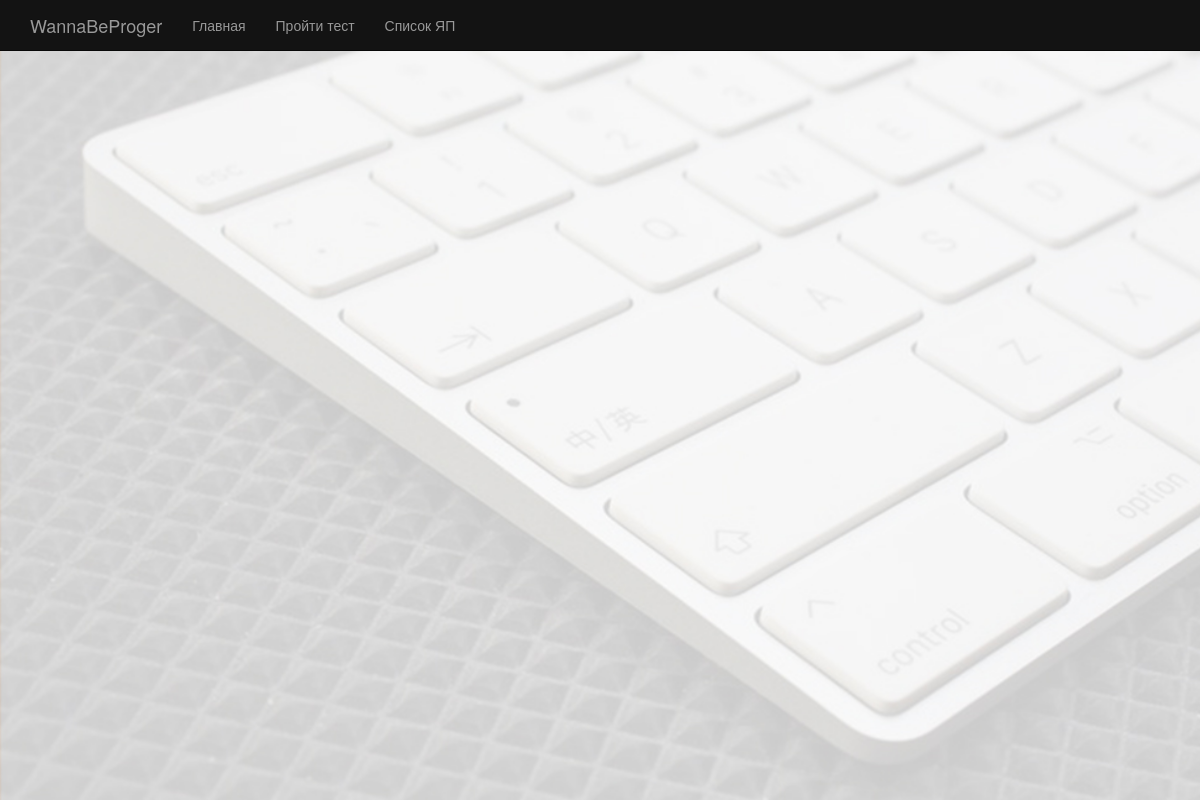
The app's page /pools/, older data.
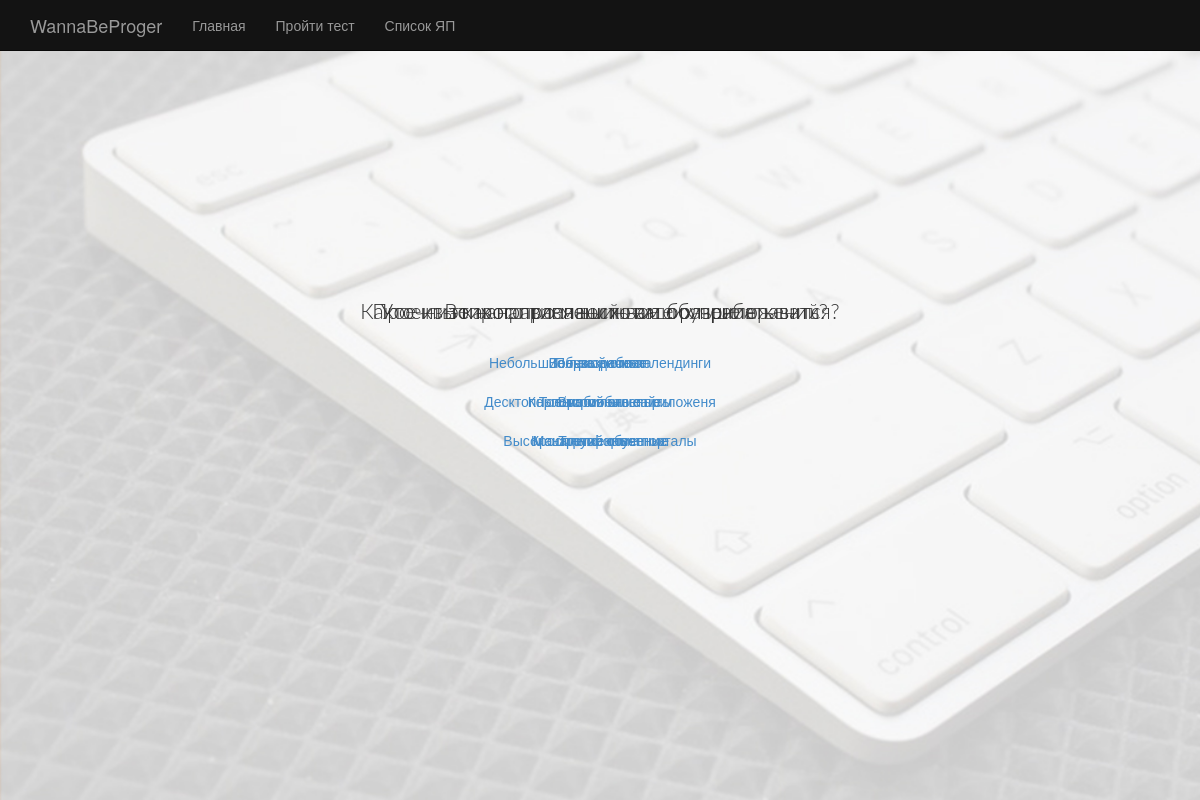
The same page, newer data.
### my_wbp/apps/main/models.py (models this page shows)
class Question(models.Model):
    level = models.IntegerField()
    id = models.IntegerField(primary_key=True)
    ask = models.TextField()
    answer1 = models.CharField(max_length=30)
    answer2 = models.CharField(max_length=30)
    answer3 = models.CharField(max_length=30)

### my_wbp/apps/main/views.py (the view)
# urls.py: path('pools/', views.pools, name='pools'),
def pools(request):
    quest = Question.objects.all()
    context = {
        'Quests' : quest
    }
    return render(request, "pools.html",context)

### my_wbp/apps/main/templates/pools.html (shortened to what this page needs)
{% load staticfiles %}
<!DOCTYPE html>
<html lang="ru"><head><meta http-equiv="Content-Type" content="text/html; charset=UTF-8">
    <link rel="stylesheet" href="{% static "wbp_app/css/bootstrap.css" %}">
    <link rel="stylesheet" href="{% static "wbp_app/css/bootstrap-theme.css" %}">
    <link rel="stylesheet" href="{% static "wbp_app/css/bootstrap.min.css" %}">
    <link rel="stylesheet" href="{% static "wbp_app/style.css" %}">
  </head>
<body>
{% include "navbar.html" %}
<div class="background">
    <div class="container">
        <div class="row">>
            <div class="col-lg-6 col-md-4 col-sm-6 col-xs-8">
                {% for quest in Quests %}
                <div class="question_form">
                    <p class="lead">{{ quest.ask }}</p>
                        <div>
                            <button class="btn btn-link btn-block">{{ quest.answer1 }}</button>
                            <button class="btn btn-link btn-block">{{ quest.answer2 }}</button>
                            <button class="btn btn-link btn-block">{{ quest.answer3 }}</button>
                        </div>
                </div>
                {% endfor %}
         </div>
        </div>
    </div>
</div>
</body>
</html>

### my_wbp/apps/main/templates/navbar.html (shortened to what this page needs)
    <div class="navbar navbar-inverse navbar-fixed-top" role="navigation">
        <div class="container">
            <div class="navbar-header">
                <a class="navbar-brand" href="#">WannaBeProger</a>
            </div>
            <div class="collapse navbar-collapse">
                 <ul class="nav navbar-nav ">
                      <li><a href="/">Главная</a></li>
                      <li><a href="/pools">Пройти тест</a></li>
                      <li><a href="#contact">Список ЯП</a></li>
                 </ul>
            </div>
        </div>
    </div>

### static/wbp_app/style.css (style rules this page uses)
p { font-family: 'Lato', sans-serif; }
html, body { height: 100% }
.background { background-image: url("background.jpg"); height: 100%; width: auto; background-repeat: no-repeat; background-size: cover; background- }
h1, .lead { text-align: center; }
* { box-sizing: border-box; }
.question_form { position: fixed; top: 0; left: 0; width: 100%; height: 100%; margin-top: 37vh }

Row changes from the older to the newer data that the page shows:
added Question: ask "Какое из этих направлений вам больше нравится?", answer1 "Веб-разработка", answer2 "Десктопные/мобильные приложеня", answer3 "Машинное обучение"
added Question: ask "Проекты какого типа вы хотите разрабатывать?", answer1 "Небольшие лаконичные лендинги", answer2 "Корпоративные сайты", answer3 "Высоконагруженные порталы"
added Question: ask "Уточните направленность ваших приложений", answer1 "Только десктоп", answer2 "Только мобильные", answer3 "Кросплатформенные"
added Question: ask "Вопрос про машинное обучение", answer1 "Первый ответ", answer2 "Второй ответ", answer3 "Третий ответ"
